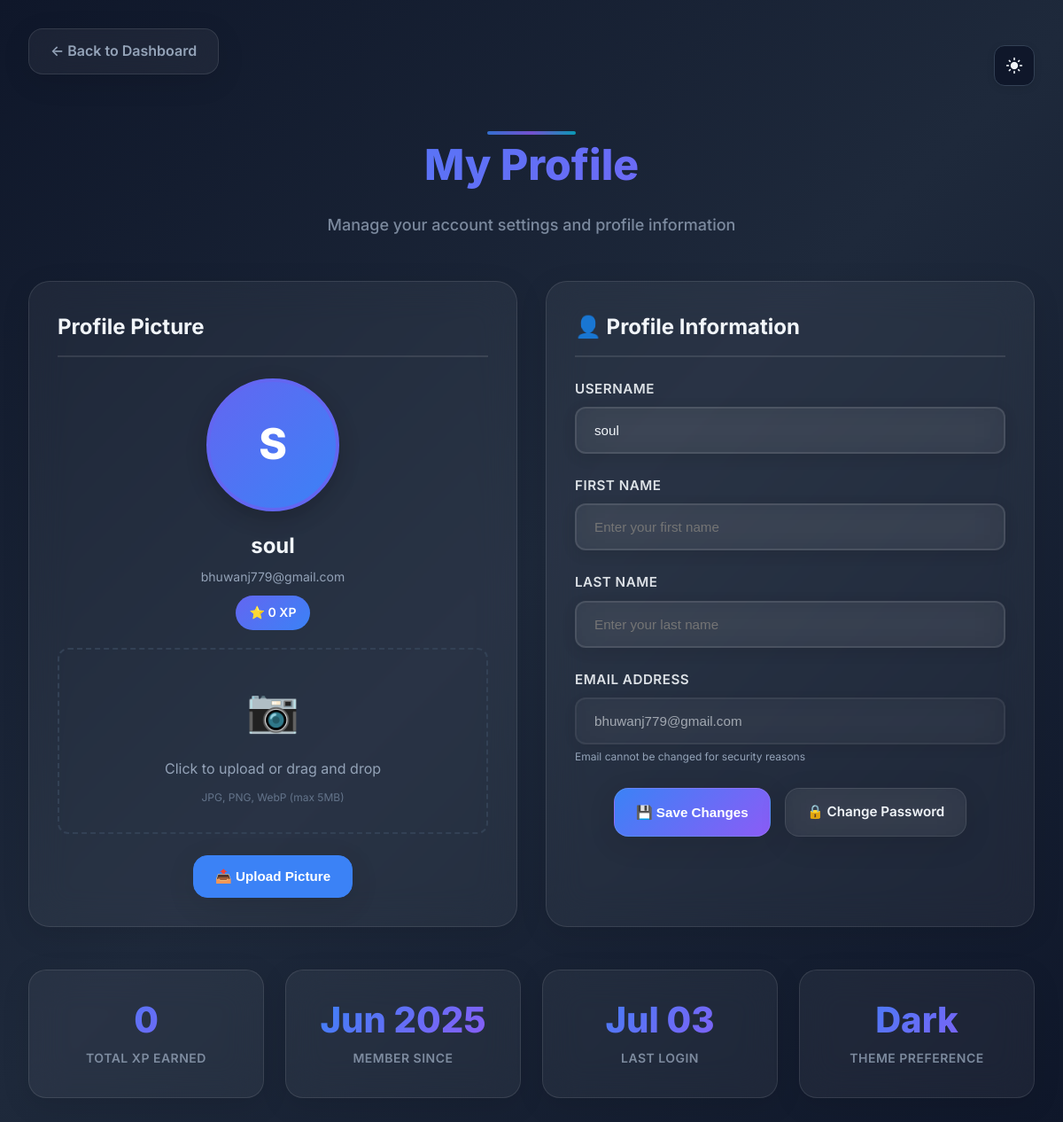
/auth/profile/ (signed in), run on the app's committed database.
### users/models.py (models this page shows, shortened)
class User(AbstractUser):
    email = models.EmailField(unique=True)
    is_email_verified = models.BooleanField(default=False)
    created_at = models.DateTimeField(auto_now_add=True)
    updated_at = models.DateTimeField(auto_now=True)
    USERNAME_FIELD = 'email'
    REQUIRED_FIELDS = ['username']
    def get_display_name(self):
        return self.first_name if self.first_name else self.username
    def get_full_name(self):
        if self.first_name and self.last_name:
            return f"{self.first_name} {self.last_name}"
        elif self.first_name:
            return self.first_name
        else:
            return self.username

class UserProfile(models.Model):
    THEME_CHOICES = [
        ('light', 'Light'),
        ('dark', 'Dark'),
    ]
    user = models.OneToOneField(User, on_delete=models.CASCADE, related_name='profile')
    profile_picture = models.ImageField(
        upload_to=user_profile_picture_path,
        null=True,
        blank=True,
        validators=[FileExtensionValidator(allowed_extensions=['jpg', 'jpeg', 'png', 'webp'])],
        help_text="Upload a profile picture (JPG, PNG, WebP - max 5MB)"
    )
    theme_preference = models.CharField(max_length=10, choices=THEME_CHOICES, default='light')
    total_xp = models.PositiveIntegerField(default=0, help_text="Cached total XP for performance")
    created_at = models.DateTimeField(auto_now_add=True)
    updated_at = models.DateTimeField(auto_now=True)
    def update_total_xp(self):
        from challenges.models import UserChallengeProgress
        total = UserChallengeProgress.objects.filter(
            user=self.user,
            is_completed=True
        ).aggregate(total=models.Sum('xp_earned'))['total'] or 0
        self.total_xp = total
        self.save(update_fields=['total_xp', 'updated_at'])
        return total
    def save(self, *args, **kwargs):
        if self.pk:
            try:
                old_profile = UserProfile.objects.get(pk=self.pk)
                if old_profile.profile_picture and old_profile.profile_picture != self.profile_picture:
                    if os.path.isfile(old_profile.profile_picture.path):
                        os.remove(old_profile.profile_picture.path)
            except UserProfile.DoesNotExist:
                pass
        super().save(*args, **kwargs)
        if self.profile_picture:
            self._process_profile_picture()

### users/views.py (the view, shortened to what this page needs)
# urls.py: path('profile/', views.profile_view, name='profile'),
@login_required
def profile_view(request):
    user = request.user
    try:
        profile = user.profile
    except UserProfile.DoesNotExist:
        profile = UserProfile.objects.create(user=user)
    profile.update_total_xp()
    profile_form = UserProfileForm(instance=user)
    picture_form = ProfilePictureForm(instance=profile)
    context = {
        'user': user,
        'profile': profile,
        'profile_form': profile_form,
        'picture_form': picture_form,
        'page_title': 'Profile',
        'csrf_token': get_token(request),
    }
    return render(request, 'users/profile.html', context)

### users/forms.py (shortened to what this page needs)
class UserProfileForm(forms.ModelForm):
    class Meta:
        model = User
        fields = ('username', 'first_name', 'last_name')
        widgets = {
            'username': forms.TextInput(attrs={
                'class': 'form-input',
                'placeholder': 'Enter your username'
            }),
            'first_name': forms.TextInput(attrs={
                'class': 'form-input',
                'placeholder': 'Enter your first name'
            }),
            'last_name': forms.TextInput(attrs={
                'class': 'form-input',
                'placeholder': 'Enter your last name'
            }),
        }

class ProfilePictureForm(forms.ModelForm):
    class Meta:
        model = UserProfile
        fields = ('profile_picture',)
        widgets = {
            'profile_picture': forms.FileInput(attrs={
                'class': 'form-input',
                'accept': 'image/jpeg,image/jpg,image/png,image/webp',
                'id': 'profile-picture-input'
            })
        }

### templates/users/profile.html (shortened to what this page needs)
{% load static %}
<!DOCTYPE html>
<html lang="en" data-theme="{{ profile.theme_preference|default:'dark' }}">
<head>
    <link rel="stylesheet" href="{% static 'css/theme.css' %}">
</head>
<body>
    <div class="container">
        <div class="profile-nav">
            <a href="{% url 'core:dashboard' %}" class="back-link">
                ← Back to Dashboard
            </a>
            <button class="theme-toggle" onclick="toggleTheme()" title="Toggle Theme">
                <span class="material-icons">dark_mode</span>
            </button>
        </div>
        <div class="profile-header">
            <h1 class="page-title">My Profile</h1>
            <p class="page-subtitle">Manage your account settings and profile information</p>
        </div>
        <div class="profile-grid">
            <div class="profile-card">
                <h3 class="card-title">
                    Profile Picture
                </h3>
                <div class="profile-picture-section">
                    <div class="profile-picture-container">
                        {% if profile.profile_picture %}
                            <img src="{{ profile.profile_picture.url }}" alt="Profile Picture" class="profile-picture" id="current-picture">
                        {% else %}
                            <div class="default-avatar" id="default-avatar">
                                {{ user.get_display_name|first|upper }}
                            </div>
                        {% endif %}
                    </div>
                    <div class="user-info">
                        <div class="user-name">{{ user.get_full_name }}</div>
                        <div class="user-email">{{ user.email }}</div>
                        <div class="xp-badge">
                            ⭐ {{ profile.total_xp }} XP
                        </div>
                    </div>
                </div>
                <form method="post" enctype="multipart/form-data" id="picture-form">
                    <div class="file-upload-area" id="upload-area">
                        <div class="upload-icon">📷</div>
                        <div class="upload-text">Click to upload or drag and drop</div>
                        <div class="upload-hint">JPG, PNG, WebP (max 5MB)</div>
                    </div>
                    <div class="btn-group">
                        <button type="submit" class="btn btn-primary" id="upload-btn">
                            📤 Upload Picture
                        </button>
                    </div>
                </form>
            </div>
            <div class="profile-card">
                <h3 class="card-title">
                    👤 Profile Information
                </h3>
                <form method="post" id="profile-form">
                    <div class="form-group">
                        <label class="form-label" for="{{ profile_form.username.id_for_label }}">Username</label>
                        {{ profile_form.username }}
                    </div>
                    <div class="form-group">
                        <label class="form-label" for="{{ profile_form.first_name.id_for_label }}">First Name</label>
                        {{ profile_form.first_name }}
                    </div>
                    <div class="form-group">
                        <label class="form-label" for="{{ profile_form.last_name.id_for_label }}">Last Name</label>
                        {{ profile_form.last_name }}
                    </div>
                    <div class="form-group">
                        <label class="form-label">Email Address</label>
                        <input type="email" class="form-input" value="{{ user.email }}" disabled>
                        <small style="color: var(--text-secondary); font-size: 12px;">Email cannot be changed for security reasons</small>
                    </div>
                    <div class="btn-group">
                        <button type="submit" class="btn btn-primary">
                            💾 Save Changes
                        </button>
                        <a href="{% url 'users:change_password' %}" class="btn btn-secondary">
                            🔒 Change Password
                        </a>
                    </div>
                </form>
            </div>
        </div>
        <div class="stats-grid">
            <div class="stat-card">
                <div class="stat-value">{{ profile.total_xp }}</div>
                <div class="stat-label">Total XP Earned</div>
            </div>
            <div class="stat-card">
                <div class="stat-value">{{ user.date_joined|date:"M Y" }}</div>
                <div class="stat-label">Member Since</div>
            </div>
            <div class="stat-card">
                <div class="stat-value">{{ user.last_login|date:"M d" }}</div>
                <div class="stat-label">Last Login</div>
            </div>
            <div class="stat-card">
                <div class="stat-value" id="theme-preference-display">{{ profile.theme_preference|title }}</div>
                <div class="stat-label">Theme Preference</div>
            </div>
        </div>
    </div>
</body>
</html>

### static/css/theme.css (style rules this page uses)
:root, [data-theme="light"] { --primary-color: #2563eb; --primary-color-rgb: 37, 99, 235; --primary-hover: #1d4ed8; --primary-light: rgba(37, 99, 235, 0.1); --accent-color: #8b5cf6; --accent-hover: #7c3aed; --bg-primary: #ffffff; --bg-primary-rgb: 255, 255, 255; --bg-secondary: #f8fafc; --bg-secondary-rgb: 248, 250, 252; --bg-tertiary: #f1f5f9; --bg-tertiary-rgb: 241, 245, 249; --bg-hover: #e2e8f0; --bg-active: #cbd5e1; --text-primary: #1e293b; --text-secondary: #64748b; --text-tertiary: #94a3b8; --text-inverse: #ffffff; --border-color: #e2e8f0; --border-hover: #cbd5e1; --border-focus: #2563eb; --success-color: #10b981; --success-hover: #059669; --success-bg: #ecfdf5; --success-text: #065f46; --error-color: #ef4444; --error-hover: #dc2626; --error-bg: #fef2f2; --error-text: #991b1b; --warning-color: #f59e0b; --warning-hover: #d97706; --warning-bg: #fffbeb; --warning-text: #92400e; --info-color: #3b82f6; --info-hover: #2563eb; --info-bg: #eff6ff; --info-text: #1e40af; --shadow-sm: 0 1px 2px 0 rgba(0, 0, 0, 0.05); --shadow-md: 0 4px 6px -1px rgba(0, 0, 0, 0.1), 0 2px 4px -1px rgba(0, 0, 0, 0.06); --shadow-lg: 0 10px 15px -3px rgba(0, 0, 0, 0.1), 0 4px 6px -2px rgba(0, 0, 0, 0.05); --shadow-xl: 0 20px 25px -5px rgba(0, 0, 0, 0.1), 0 10px 10px -5px rgba(0, 0, 0, 0.04); --editor-bg: #ffffff; --editor-border: #e2e8f0; --editor-toolbar: #f8fafc; --code-bg: #f8fafc; --code-border: #e2e8f0; --code-text: #1e293b; }
[data-theme="dark"] { --primary-color: #3b82f6; --primary-color-rgb: 59, 130, 246; --primary-hover: #2563eb; --primary-light: rgba(59, 130, 246, 0.2); --accent-color: #8b5cf6; --accent-hover: #7c3aed; --bg-primary: #0f172a; --bg-primary-rgb: 15, 23, 42; --bg-secondary: #1e293b; --bg-secondary-rgb: 30, 41, 59; --bg-tertiary: #334155; --bg-tertiary-rgb: 51, 65, 85; --bg-hover: #475569; --bg-active: #64748b; --text-primary: #f8fafc; --text-secondary: #cbd5e1; --text-tertiary: #94a3b8; --text-inverse: #1e293b; --border-color: #334155; --border-hover: #475569; --border-focus: #3b82f6; --success-color: #10b981; --success-hover: #059669; --success-bg: #064e3b; --success-text: #6ee7b7; --error-color: #ef4444; --error-hover: #dc2626; --error-bg: #7f1d1d; --error-text: #fca5a5; --warning-color: #f59e0b; --warning-hover: #d97706; --warning-bg: #78350f; --warning-text: #fcd34d; --info-color: #3b82f6; --info-hover: #2563eb; --info-bg: #1e3a8a; --info-text: #93c5fd; --shadow-sm: 0 1px 2px 0 rgba(0, 0, 0, 0.3); --shadow-md: 0 4px 6px -1px rgba(0, 0, 0, 0.4), 0 2px 4px -1px rgba(0, 0, 0, 0.3); --shadow-lg: 0 10px 15px -3px rgba(0, 0, 0, 0.4), 0 4px 6px -2px rgba(0, 0, 0, 0.3); --shadow-xl: 0 20px 25px -5px rgba(0, 0, 0, 0.4), 0 10px 10px -5px rgba(0, 0, 0, 0.3); --editor-bg: #1e293b; --editor-border: #334155; --editor-toolbar: #334155; --code-bg: #1e293b; --code-border: #334155; --code-text: #f8fafc; }
.btn { display: inline-flex; align-items: center; justify-content: center; gap: 0.5rem; padding: 0.75rem 1.5rem; border: none; border-radius: 8px; font-weight: 500; text-decoration: none; cursor: pointer; transition: all 0.2s ease; font-size: 0.875rem; }
.btn-primary { background-color: var(--primary-color); color: white; }
.btn-secondary { background-color: var(--bg-tertiary); color: var(--text-primary); border: 1px solid var(--border-color); }
.form-group { margin-bottom: 1.5rem; }
.form-label { display: block; margin-bottom: 0.5rem; font-weight: 500; color: var(--text-primary); }
.form-input { width: 100%; padding: 0.75rem; border: 1px solid var(--border-color); border-radius: 6px; background-color: var(--bg-primary); color: var(--text-primary); font-size: 0.875rem; transition: all 0.2s ease; }
.card-title { font-size: 1.25rem; font-weight: 600; color: var(--text-primary); margin-bottom: 0.5rem; }

### data on the page
User: get_display_name|first "S", get_full_name "soul", email "bhuwanj779@gmail.com", username "soul", date_joined "Jun 2025", last_login "Jul 03"
UserProfile: total_xp "0", theme_preference "Dark"
